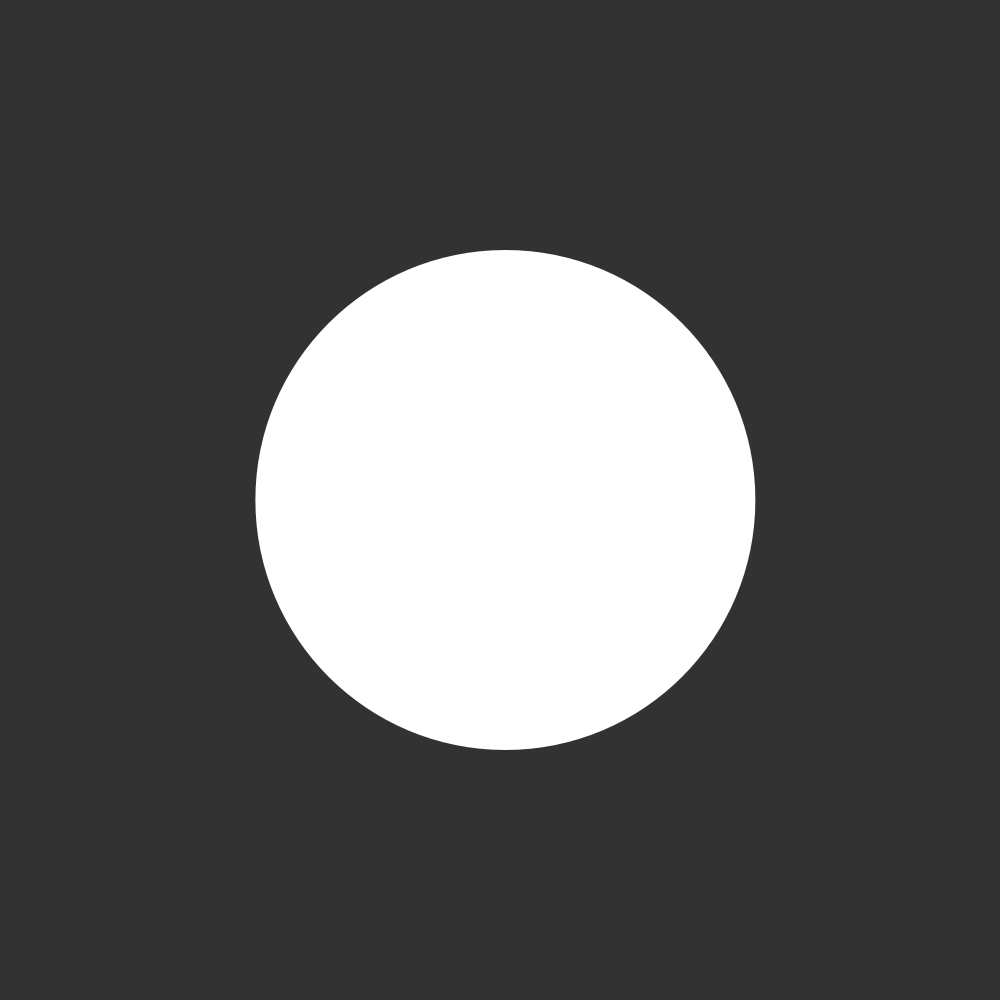
Frame 1 (no input)
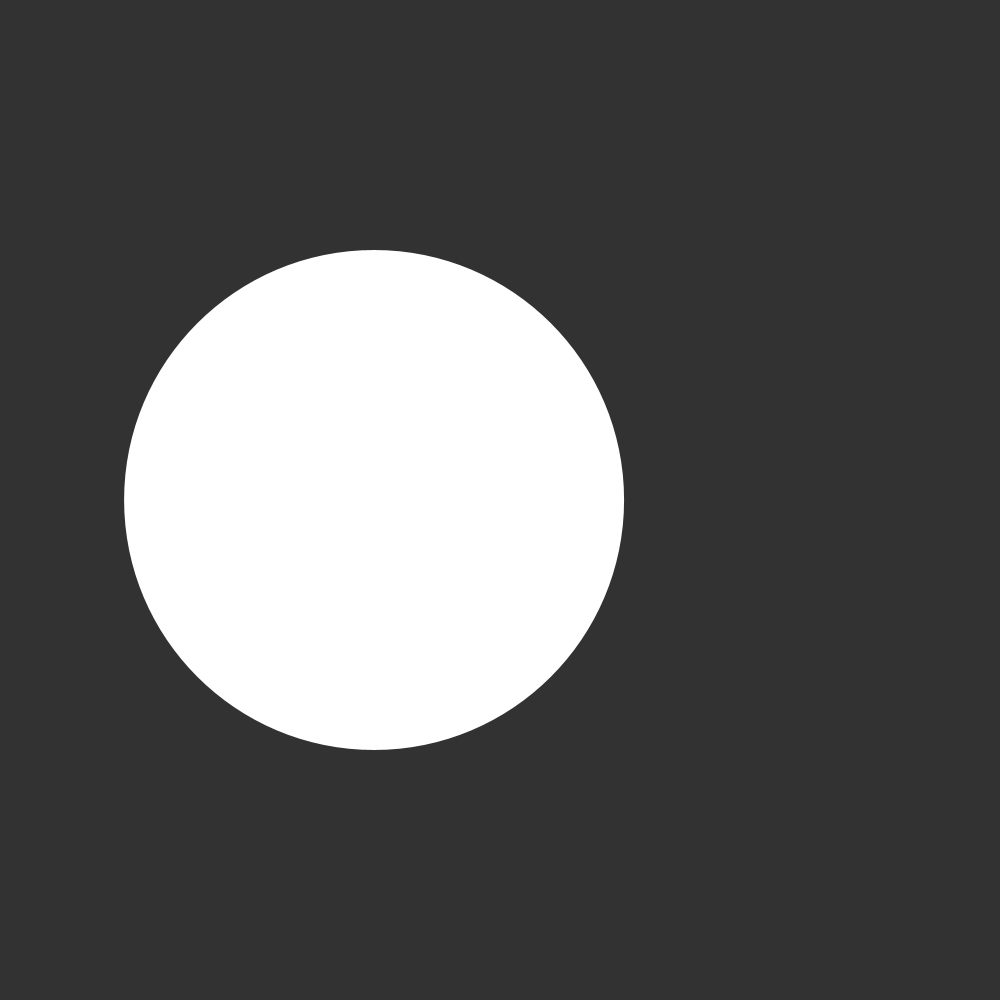
Frame 60 (the mouse pressed at the canvas centre just before this capture)
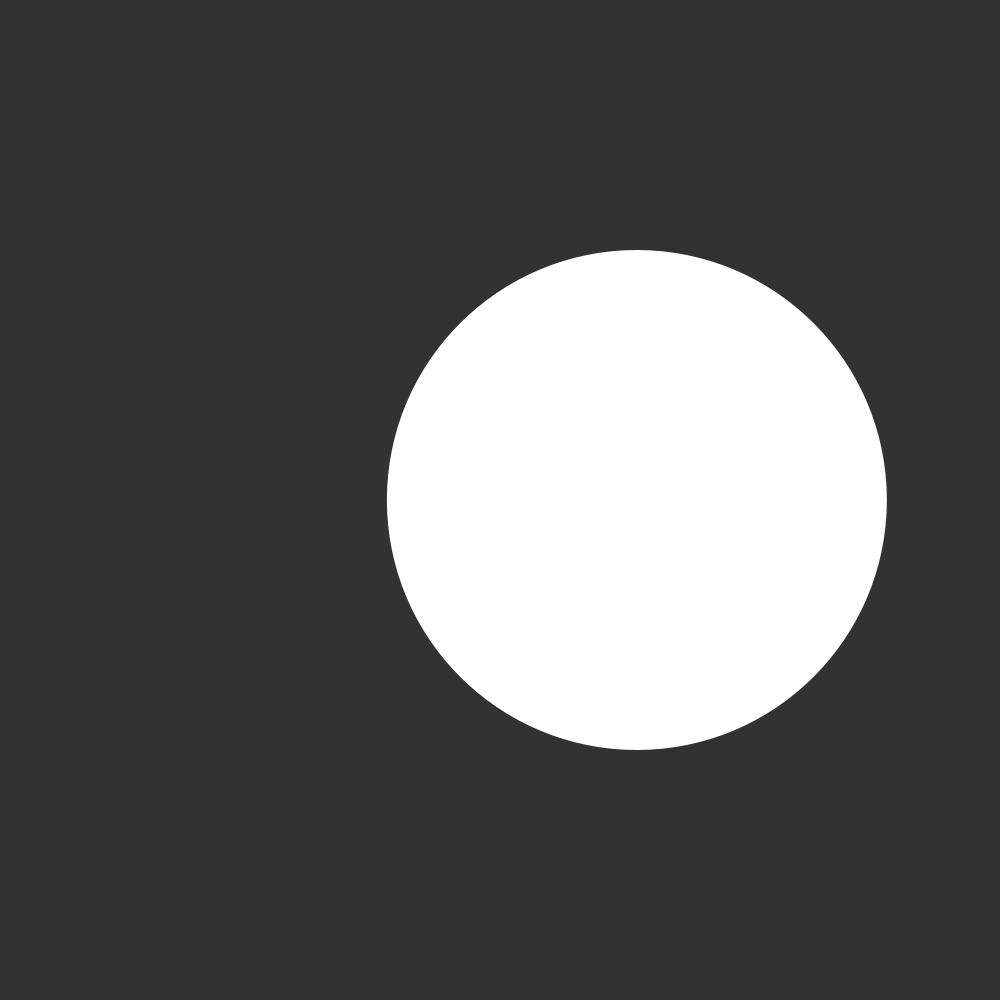
Frame 120 (the mouse held since frame 60 and released just before this capture)

The Processing sketch that drew these frames (run headless with seeded random() and noise(); from frame 60 on, the mouse is pressed at the canvas centre):

// Processing sketch: art022
// ── art022.pde
void setup() {
    size(1000, 1000);
}

void draw() {
    background(50);
    fill(255);
    noStroke();

	float wave = sin(frameCount * 100000) * 150;

    ellipse(width / 2 + wave, height / 2, 500, 500);
}
